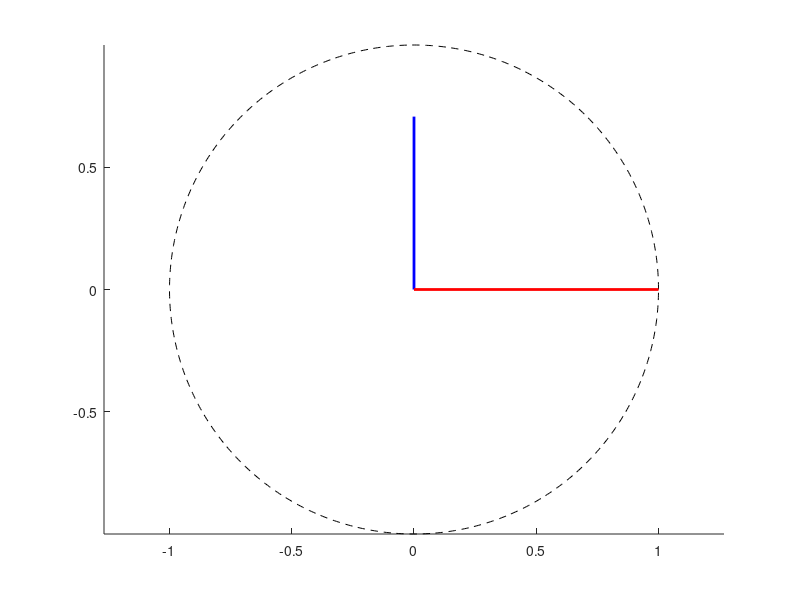

This figure's MATLAB source:
sz = [1 0; 0 -1];
sx = [0 1; 1 0];
sy = [0 -1i; 1i 0];
seye = [1 0; 0 1];
Theta = pi/4;
for k = 1:length(Theta)
% Initial state vector
r = 1;
theta = Theta(k);
phi = pi/2;
ny = r*sin(theta)*sin(phi);
nx = r*sin(theta)*cos(phi);
nz = r*cos(theta);

rhoIn = (seye + nx*sx + ny*sy + nz*sz)/2;

% Axis to be projected on
Pr = 1;
Ptheta = pi/2;
Pphi = 0;
Py = Pr*sin(Ptheta)*sin(Pphi);
Px = Pr*sin(Ptheta)*cos(Pphi);
Pz = Pr*cos(Ptheta);


rhoP =  (seye + Px*sx + Py*sy + Pz*sz)/2;
[Pv Peig] = eig(rhoP);
U = zeros(2,2);

for j = 1:2
    U = U + seye(:,j)*Pv(:,j)';
end

% Rotate state
rhoRot = U*rhoIn*U';
mz = (rhoRot(4) - rhoRot(1));
mx = real(rhoRot(1,2))*2;
my = imag(rhoRot(1,2))*2;

% Dephase
rhoDep = diag(diag(rhoRot));
dz = (rhoDep(4) - rhoDep(1));
dx = real(rhoDep(1,2))*2;
dy = imag(rhoDep(1,2))*2;

% Rotate back
rhoF = U'*rhoDep*U;
fz = (rhoF(4) - rhoF(1));
fx = real(rhoF(1,2))*2;
fy = imag(rhoF(1,2))*2;

W(k) = trace(rhoF*sz) - trace(rhoIn*sz);
pF = abs(eig(rhoF));
pI = abs(eig(rhoIn));
pI(pI<=10*eps) = [];
pF(pF<=10*eps) = [];
S(k) = sum(-pF.*log(pF)) + sum(pI.*log(pI));
Q(k) = 1-trace(rhoIn*sz).^2;
end
plot(W); hold on;
plot(S);
plot(Q); hold off;
clf;
hold on; axis equal;
% % [X, Y, Z] = sphere;
% % plot3(X,Y,Z);
plot(cos(0:0.01:2*pi),sin(0:0.01:2*pi),'k--');
plot([0 nx],[0,nz],'b','linewidth',2);
plot([0 Px],[0,Pz],'r','linewidth',2);
plot([0 fx],[0,fz],'g--','linewidth',2);
